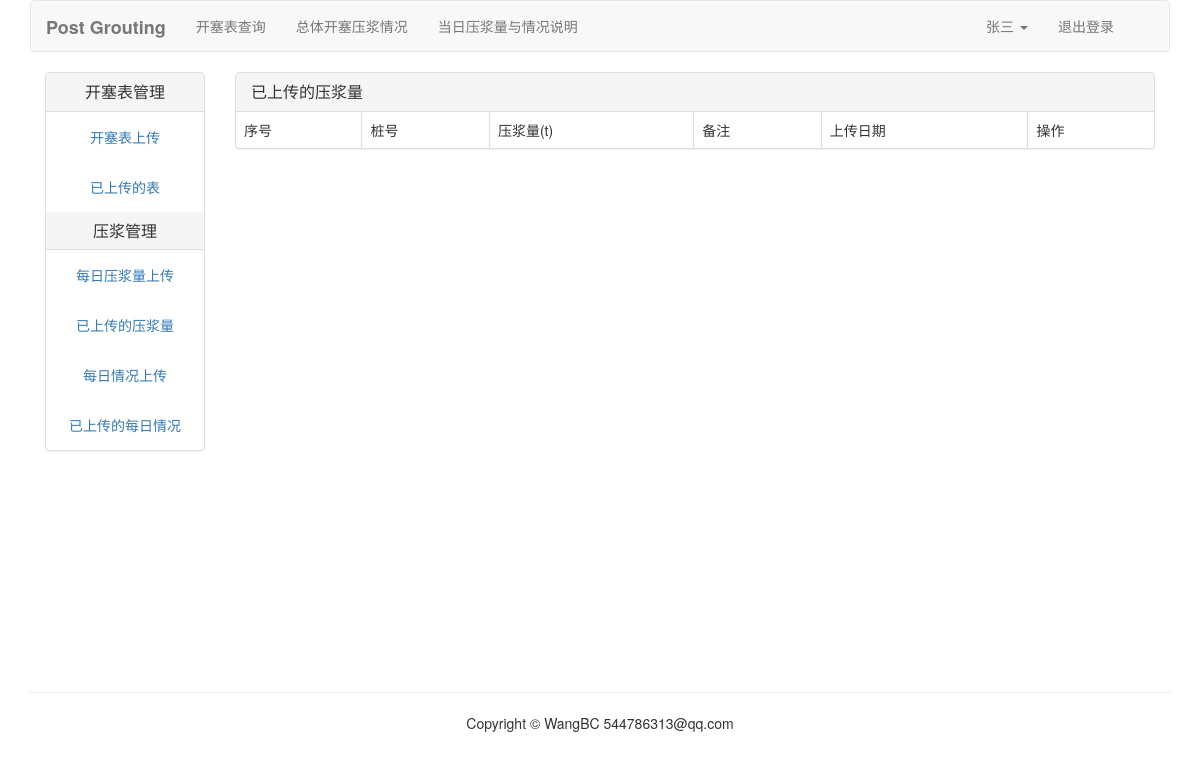
Before: /grout/grout-list/ (signed in) with the older database file.
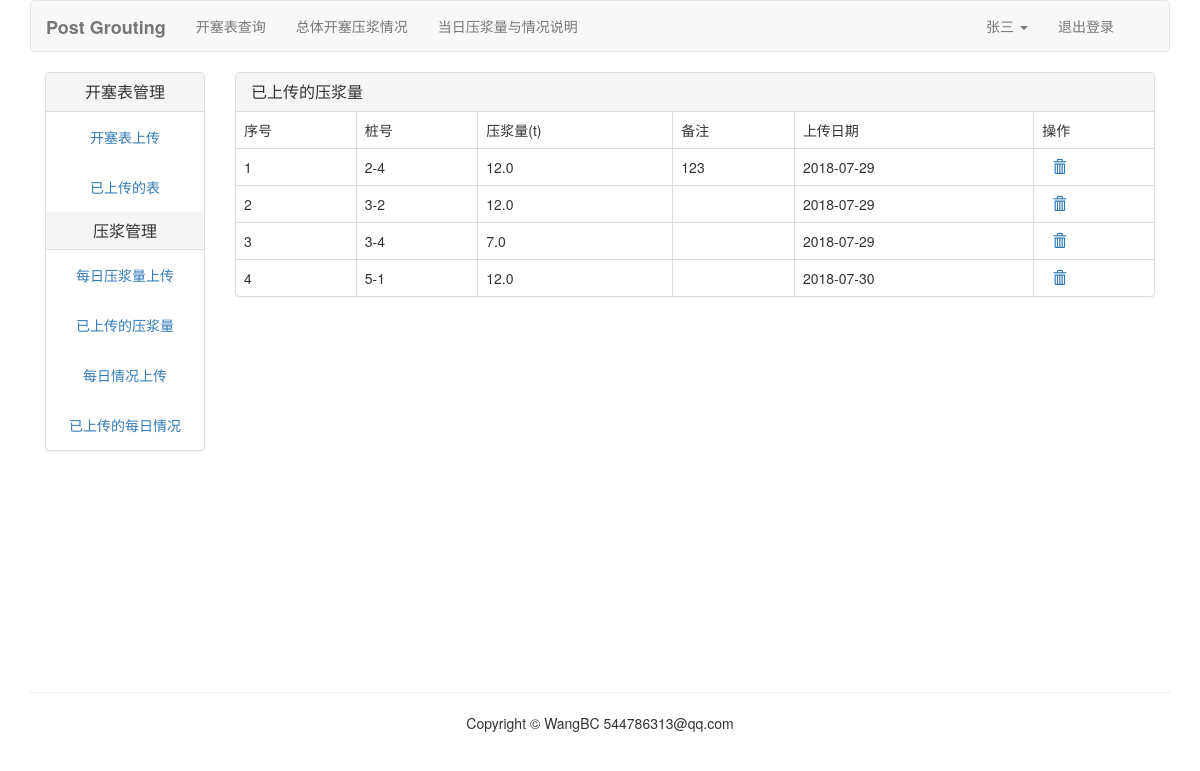
After: the same page with the newer database file.
### account/models.py (models this page shows, shortened)
class UserProfile(models.Model):
	user = models.OneToOneField(User, unique=True, on_delete=models.CASCADE)
	realname = models.CharField(max_length=20)
	invitation_code = models.CharField(max_length=20)
	phone = models.CharField(max_length=20)

### grout/models.py (models this page shows, shortened)
class Grout(models.Model):
	user = models.ForeignKey(User, related_name="grout", on_delete=models.CASCADE)
	name = models.CharField(max_length=20, unique=True)
	slug = models.SlugField(max_length=500, blank=True)
	grout_date = models.DateField(default=timezone.now)
	amount = models.FloatField()
	remark = models.CharField(max_length=500, blank=True)
	class Meta:
		ordering = ("id",)

### grout/views.py (the view)
# urls.py: path('grout-list/', views.grout_list, name='grout_list'),
@login_required(login_url='/account/login/')
def grout_list(request):
	grouts = Grout.objects.filter(user=request.user)
	return render(request, 'grout/grout_list.html', {"grouts":grouts})

### templates/grout/grout_list.html (shortened to what this page needs)
{% extends "kaisai/base.html" %}
{% load staticfiles %}
{% block content %}
<div class="panel panel-default">
	<div class="panel-heading">
		<h3 class="panel-title">已上传的压浆量</h3>
	</div>
	<table class="table table-hover table-responsive table-bordered">
		<tr><td>序号</td><td>桩号</td><td>压浆量(t)</td><td>备注</td><td>上传日期</td><td>操作</td></tr>
		{% for grout in grouts %}
		<tr id="{{ grout.name }}">
			<td>{{ forloop.counter }}</td>
			<td>{{ grout.name }}</td>
			<td>{{ grout.amount }}</td>
			<td>{{ grout.remark }}</td>
			<td>{{ grout.grout_date }}</td>
			<td>
				<a href="javascript:" name="delete" onclick="del_grout(this, {{ grout.id }})"><span class="glyphicon glyphicon-trash" style="margin-left: 10px"></span></a>
			</td>
		</tr>
		{% endfor %}
	</table>
</div>
{% endblock %}

### templates/kaisai/base.html (shortened to what this page needs)
{% load staticfiles %}
<!DOCTYPE html>
<html lang='zh-cn'>
<head>
	<link rel="stylesheet" type="text/css" href="{% static 'css/bootstrap.css' %}">
	<link rel="stylesheet" type="text/css" href="{% static 'css/footer.css' %}">
</head>
<body>
	{% include "header.html" %}
	<div class="container mycontent">
		<div class="col-md-2">
			{% include "kaisai/leftslider.html" %}
		</div>
		<div class="col-md-10">
			{% block content %}{% endblock %}
		</div>
	</div>
	{% include "footer.html" %}
</body>
</html>

### templates/header.html (shortened to what this page needs)
{% load staticfiles %}
<div class="container">
	<nav class="navbar navbar-default" role="navigation">
		<div class="container-fluid">
			<div class="navbar-header">
				<a class="navbar-brand" href="{% url 'index' %}"><strong>Post Grouting</strong></a>
			</div>
			<div class="collapse navbar-collapse" id="bs-navbar-collapse-1">
				<ul class="nav navbar-nav" role="navigation">
					<li><a href="{% url 'kaisai:kaisai_search' %}">开塞表查询</a></li>
					<li><a href="{% url 'overview:overview' %}">总体开塞压浆情况</a></li>
					<li><a href="{% url 'grout:grout_show' %}">当日压浆量与情况说明</a></li>
				</ul>
				<ul class="nav navbar-nav navbar-right" style="margin-right:10px">
					{% if user.is_authenticated %}
					<li class="dropdown">
						<a href="#" class="dropdown-toggle" data-toggle="dropdown" role="button" aria-haspopup="true" aria-expanded="false">{{ user.userprofile.realname }} <span class="caret"></span></a>
					</li>
					<li><a href="{% url 'account:user_logout' %}">退出登录</a></li>
					{% else %}
					<li><a href="{% url 'account:user_login' %}">登录</a></li>
					{% endif %}
				</ul>
			</div>
		</div>
	</nav>
</div>

### templates/kaisai/leftslider.html
<div class="">
	<div class="text-center panel panel-default">
		<div class="panel-heading">
			<h3 class="panel-title">开塞表管理</h3>
		</div>
		<div class="panel-body"><a href="{% url 'kaisai:kaisai_post' %}">开塞表上传</a></div>
		<div class="panel-body"><a href="{% url 'kaisai:kaisai_list' %}">已上传的表</a></div>
		<div class="panel-heading">
			<h3 class="panel-title">压浆管理</h3>
		</div>
		<div class="panel-body"><a href="{% url 'grout:grout_post' %}">每日压浆量上传</a></div>
		<div class="panel-body"><a href="{% url 'grout:grout_list' %}">已上传的压浆量</a></div>
		<div class="panel-body"><a href="{% url 'grout:report_post' %}">每日情况上传</a></div>
		<div class="panel-body"><a href="{% url 'grout:report_list' %}">已上传的每日情况</a></div>
	</div>
</div>

### templates/footer.html
<div class="container myfooter">
	<hr>
	<p class="text-center">Copyright © WangBC 544786313@qq.com</p>
</div>

### static/css/footer.css (style rules this page uses)
.myfooter { position: relative; vertical-align: bottom; }
html,body, .mycontent { height: 100%; }
.mycontent { height: auto; min-height: 75%; _height: 100%; }

Changed rows visible on the page:
added Grout: name "2-4", amount "12.0", remark "123", grout_date "2018-07-29"
added Grout: name "3-2", amount "12.0", grout_date "2018-07-29"
added Grout: name "3-4", amount "7.0", grout_date "2018-07-29"
added Grout: name "5-1", amount "12.0", grout_date "2018-07-30"
